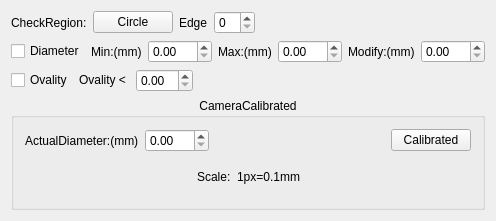
<?xml version="1.0" encoding="UTF-8"?>
<ui version="4.0">
 <class>CDlgCircleSize</class>
 <widget class="CItemDlg" name="CDlgCircleSize">
  <property name="geometry">
   <rect>
    <x>0</x>
    <y>0</y>
    <width>469</width>
    <height>221</height>
   </rect>
  </property>
  <property name="windowTitle">
   <string>Circle Size Dialog</string>
  </property>
  <layout class="QVBoxLayout" name="verticalLayout">
   <item>
    <layout class="QHBoxLayout" name="horizontalLayout_22">
     <item>
      <widget class="QLabel" name="label_30">
       <property name="text">
        <string>CheckRegion:</string>
       </property>
      </widget>
     </item>
     <item>
      <widget class="QPushButton" name="btnCircle">
       <property name="text">
        <string>Circle</string>
       </property>
      </widget>
     </item>
     <item>
      <widget class="QLabel" name="label_33">
       <property name="text">
        <string>Edge</string>
       </property>
      </widget>
     </item>
     <item>
      <widget class="QSpinBox" name="spinEdge">
       <property name="contextMenuPolicy">
        <enum>Qt::NoContextMenu</enum>
       </property>
      </widget>
     </item>
     <item>
      <spacer name="horizontalSpacer_24">
       <property name="orientation">
        <enum>Qt::Horizontal</enum>
       </property>
       <property name="sizeHint" stdset="0">
        <size>
         <width>20</width>
         <height>20</height>
        </size>
       </property>
      </spacer>
     </item>
    </layout>
   </item>
   <item>
    <layout class="QHBoxLayout" name="horizontalLayout_23">
     <item>
      <widget class="QCheckBox" name="checkDiameter">
       <property name="text">
        <string>Diameter</string>
       </property>
      </widget>
     </item>
     <item>
      <widget class="QLabel" name="label_34">
       <property name="text">
        <string>Min:(mm)</string>
       </property>
      </widget>
     </item>
     <item>
      <widget class="QDoubleSpinBox" name="spinDiaLower">
       <property name="contextMenuPolicy">
        <enum>Qt::NoContextMenu</enum>
       </property>
       <property name="maximum">
        <double>999.990000000000009</double>
       </property>
       <property name="singleStep">
        <double>0.100000000000000</double>
       </property>
      </widget>
     </item>
     <item>
      <widget class="QLabel" name="label_35">
       <property name="text">
        <string>Max:(mm)</string>
       </property>
      </widget>
     </item>
     <item>
      <widget class="QDoubleSpinBox" name="spinDiaUpper">
       <property name="contextMenuPolicy">
        <enum>Qt::NoContextMenu</enum>
       </property>
       <property name="maximum">
        <double>999.990000000000009</double>
       </property>
       <property name="singleStep">
        <double>0.100000000000000</double>
       </property>
      </widget>
     </item>
     <item>
      <widget class="QLabel" name="label_36">
       <property name="text">
        <string>Modify:(mm)</string>
       </property>
      </widget>
     </item>
     <item>
      <widget class="QDoubleSpinBox" name="spinDiaModify">
       <property name="contextMenuPolicy">
        <enum>Qt::NoContextMenu</enum>
       </property>
       <property name="maximum">
        <double>999.990000000000009</double>
       </property>
       <property name="singleStep">
        <double>0.100000000000000</double>
       </property>
      </widget>
     </item>
    </layout>
   </item>
   <item>
    <layout class="QHBoxLayout" name="horizontalLayout_24">
     <item>
      <widget class="QCheckBox" name="checkOvality">
       <property name="text">
        <string>Ovality</string>
       </property>
      </widget>
     </item>
     <item>
      <widget class="QLabel" name="label_31">
       <property name="text">
        <string>Ovality &lt; </string>
       </property>
      </widget>
     </item>
     <item>
      <widget class="QDoubleSpinBox" name="spinOvality">
       <property name="contextMenuPolicy">
        <enum>Qt::NoContextMenu</enum>
       </property>
       <property name="minimum">
        <double>0.000000000000000</double>
       </property>
       <property name="maximum">
        <double>99.989999999999995</double>
       </property>
       <property name="singleStep">
        <double>0.100000000000000</double>
       </property>
      </widget>
     </item>
     <item>
      <spacer name="horizontalSpacer_25">
       <property name="orientation">
        <enum>Qt::Horizontal</enum>
       </property>
       <property name="sizeHint" stdset="0">
        <size>
         <width>17</width>
         <height>17</height>
        </size>
       </property>
      </spacer>
     </item>
    </layout>
   </item>
   <item>
    <widget class="QGroupBox" name="groupBox">
     <property name="title">
      <string>CameraCalibrated</string>
     </property>
     <property name="alignment">
      <set>Qt::AlignHCenter|Qt::AlignTop</set>
     </property>
     <layout class="QVBoxLayout" name="verticalLayout_10">
      <item>
       <layout class="QHBoxLayout" name="horizontalLayout_19">
        <item>
         <widget class="QLabel" name="label_28">
          <property name="text">
           <string>ActualDiameter:(mm)</string>
          </property>
         </widget>
        </item>
        <item>
         <widget class="QDoubleSpinBox" name="spinDiaReal">
          <property name="contextMenuPolicy">
           <enum>Qt::NoContextMenu</enum>
          </property>
          <property name="minimum">
           <double>0.000000000000000</double>
          </property>
          <property name="maximum">
           <double>999.990000000000009</double>
          </property>
          <property name="singleStep">
           <double>0.100000000000000</double>
          </property>
         </widget>
        </item>
        <item>
         <spacer name="horizontalSpacer_19">
          <property name="orientation">
           <enum>Qt::Horizontal</enum>
          </property>
          <property name="sizeHint" stdset="0">
           <size>
            <width>37</width>
            <height>17</height>
           </size>
          </property>
         </spacer>
        </item>
        <item>
         <widget class="QPushButton" name="btnCalib">
          <property name="text">
           <string>Calibrated</string>
          </property>
         </widget>
        </item>
       </layout>
      </item>
      <item>
       <layout class="QHBoxLayout" name="horizontalLayout_20">
        <item>
         <spacer name="horizontalSpacer_20">
          <property name="orientation">
           <enum>Qt::Horizontal</enum>
          </property>
          <property name="sizeHint" stdset="0">
           <size>
            <width>40</width>
            <height>20</height>
           </size>
          </property>
         </spacer>
        </item>
        <item>
         <widget class="QLabel" name="label_29">
          <property name="text">
           <string>Scale:</string>
          </property>
         </widget>
        </item>
        <item>
         <widget class="QLabel" name="labelRuler">
          <property name="text">
           <string>1px=0.1mm</string>
          </property>
         </widget>
        </item>
        <item>
         <spacer name="horizontalSpacer_21">
          <property name="orientation">
           <enum>Qt::Horizontal</enum>
          </property>
          <property name="sizeHint" stdset="0">
           <size>
            <width>40</width>
            <height>20</height>
           </size>
          </property>
         </spacer>
        </item>
       </layout>
      </item>
     </layout>
    </widget>
   </item>
  </layout>
 </widget>
 <layoutdefault spacing="6" margin="11"/>
 <customwidgets>
  <customwidget>
   <class>CItemDlg</class>
   <extends>QWidget</extends>
   <header>citemdlg.h</header>
   <container>1</container>
  </customwidget>
 </customwidgets>
 <resources/>
 <connections/>
 <slots>
  <slot>accept()</slot>
  <slot>reject()</slot>
 </slots>
</ui>
